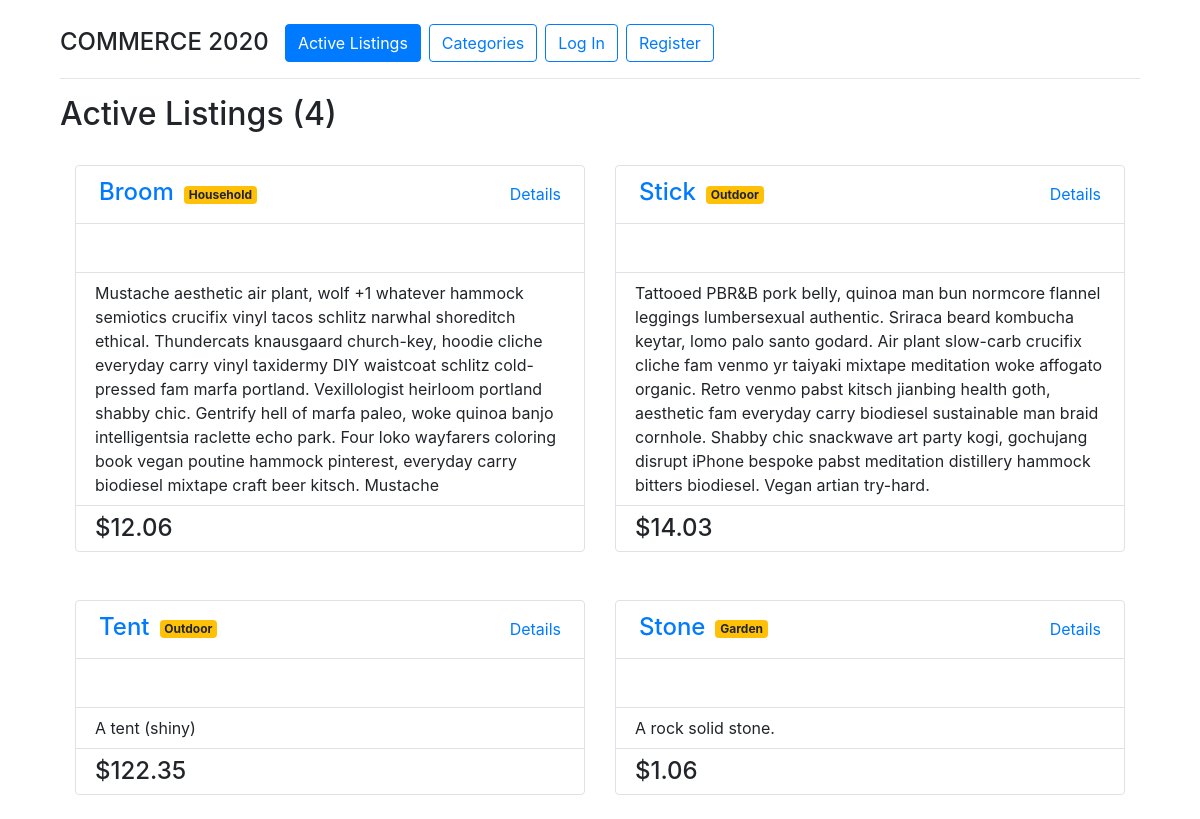
The app's page /, older data.
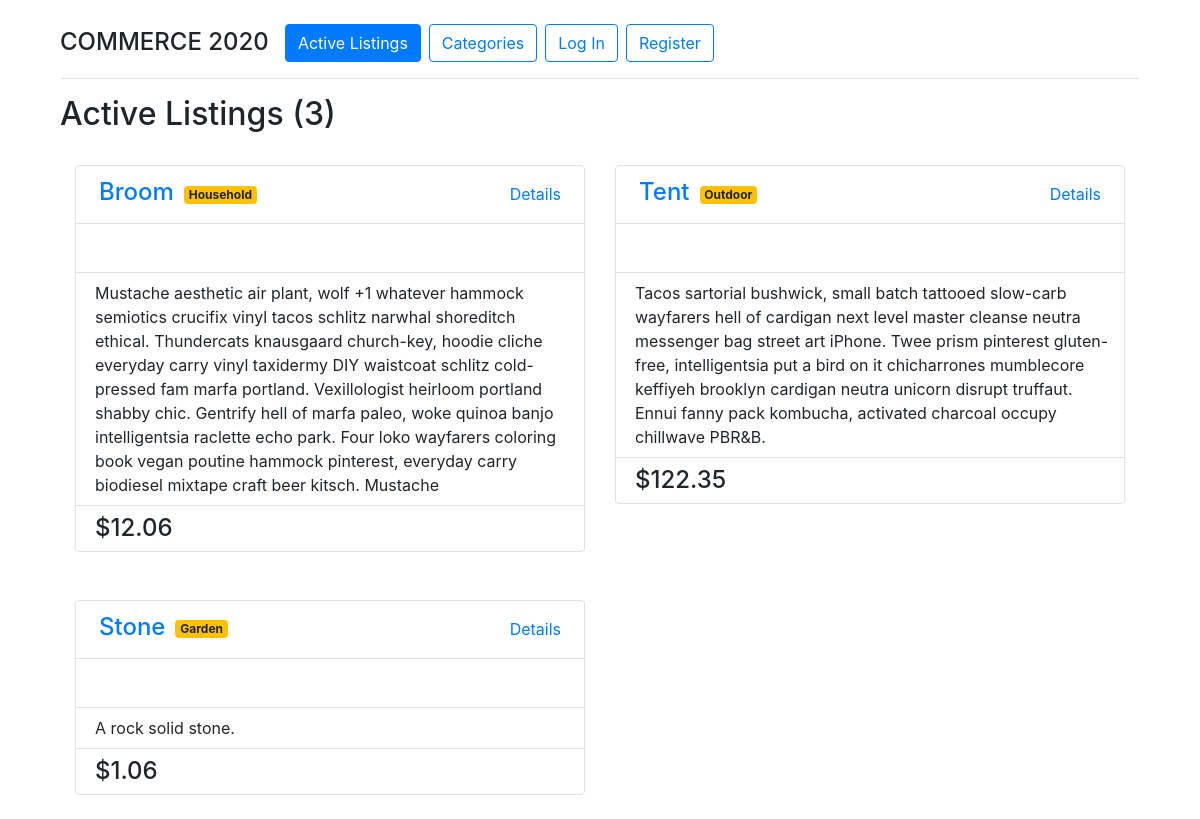
The same page, newer data.
### auctions/models.py (models this page shows, shortened)
class Listing(models.Model):
    title = models.CharField(max_length=64, unique=True)
    description = models.CharField(max_length=512)
    imgurl = models.CharField(max_length=128)
    start_price = models.DecimalField(max_digits=12, decimal_places=2)
    closed = models.BooleanField(default=False, editable=False)
    bids = models.ManyToManyField('Bid', blank=True, related_name='listing_bids')
    user = models.ForeignKey(User, on_delete=models.CASCADE, null=True)
    category = models.ForeignKey(Category, on_delete=models.CASCADE)
    def __str__(self):
        return f"{self.title}"

class Category(models.Model):
    category = models.CharField(max_length=64)
    def __str__(self):
        return f"{self.category}"

class Bid(models.Model):
    user = models.ForeignKey(User, on_delete=models.CASCADE)
    bid_price = models.DecimalField(max_digits=12, decimal_places=2)

### auctions/views.py (the view)
# urls.py: path("", views.IndexList.as_view() , name="index"),
class IndexList(ListView):
    model = Listing
    template_name = "auctions/index.html"

### auctions/context_processors.py (called while the page is built)
def get_current_year_to_context(request):
    current_datetime = datetime.datetime.now()
    return {
        'current_year': current_datetime.year
    }

def get_listings_count_to_context(request):
    return {
        "listings_count": Listing.objects.all().count()
    }

### auctions/templates/auctions/index.html (shortened to what this page needs)
{% extends "auctions/layout.html" %}
{% block body %}
    <h2>Active Listings ({{ listings_count }})</h2>
    <div class="container ml-0">
        <div class="row">
        {% for item in listing_list %}
            <div class="container w-50 ml-0">
                <div class="card border ml-0 my-4">
                    <div class="container ml-0">
                        <div class="row my-2">
                            <div class="col">
                                <div class="d-flex justify-content-start align-items-center">
                                    <h4 class="ml-2 mt-1"><a href="/listings/{{ item.id }}">{{ item }}</a></h4>
                                    <span class="badge badge-warning listing-badge">{{ item.category }}</span>
                                </div>
                            </div>
                            <div class="col">
                                <div class="d-flex justify-content-end align-items-center">
                                    <p class='mt-2 mb-0 mr-2'><a href="/listings/{{ item.id }}">Details</a></p>
                                </div>
                            </div>
                        </div>
                        <div class="row border-top">
                            <div class="col-9">
                            </div>
                        </div>
                        <div class="row border-top py-2">
                            <div class="col mt-2 ml-1 my-auto">
                                <p class="d-inline">{{ item.description }}</p>
                            </div>
                        </div>
                        <div class="row border-top py-2">
                            <div class="col ml-1 my-auto">
                                {% if item.bids.last %}
                                <p class="d-inline"></p><h4 class="d-inline"> ${{ item.bids.last.bid_price }} </h4>
                                {% else %}
                                <p class="d-inline"></p><h4 class="d-inline"> ${{ item.start_price }} </h4>
                                {% endif %}
                            </div>
                        </div>
                    </div>
                </div>
            </div>
        {% endfor %}
        </div>
    </div>
{% endblock %}

Row changes from the older to the newer data that the page shows:
removed Listing: title "Stick", category "Outdoor", description "Tattooed PBR&B pork belly, quinoa man bun normcore flannel leggings lumbersexual authentic. Sriraca beard kombucha keytar, lomo palo santo godard. Air plant slow-carb crucifix cliche fam venmo yr taiyaki mixtape meditation woke affogato organic. Retro venmo pabst kitsch jianbing health goth, aesthetic fam everyday carry biodiesel sustainable man braid cornhole. Shabby chic snackwave art party kogi, gochujang disrupt iPhone bespoke pabst meditation distillery hammock bitters biodiesel. Vegan artian try-hard.", bids.last.bid_price "14.03"
changed Listing "Tent": description "A tent (shiny)" → "Tacos sartorial bushwick, small batch tattooed slow-carb wayfarers hell of cardigan next level master cleanse neutra messenger bag street art iPhone. Twee prism pinterest gluten-free, intelligentsia put a bird on it chicharrones mumblecore keffiyeh brooklyn cardigan neutra unicorn disrupt truffaut. Ennui fanny pack kombucha, activated charcoal occupy chillwave PBR&B."
Text that changed along with them:
{{ listings_count }}: "4" → "3"
